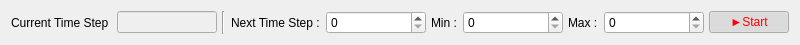
<?xml version="1.0" encoding="UTF-8"?>
<ui version="4.0">
 <class>TimeControl</class>
 <widget class="QWidget" name="TimeControl">
  <property name="geometry">
   <rect>
    <x>0</x>
    <y>0</y>
    <width>800</width>
    <height>45</height>
   </rect>
  </property>
  <property name="minimumSize">
   <size>
    <width>800</width>
    <height>45</height>
   </size>
  </property>
  <property name="maximumSize">
   <size>
    <width>1000</width>
    <height>45</height>
   </size>
  </property>
  <property name="windowTitle">
   <string>Form</string>
  </property>
  <layout class="QGridLayout" name="gridLayout">
   <item row="0" column="7" alignment="Qt::AlignLeft">
    <widget class="QLabel" name="label_3">
     <property name="text">
      <string>Max :</string>
     </property>
    </widget>
   </item>
   <item row="0" column="8" alignment="Qt::AlignLeft">
    <widget class="QSpinBox" name="limitMaxTimeStepSBox">
     <property name="minimumSize">
      <size>
       <width>100</width>
       <height>0</height>
      </size>
     </property>
     <property name="maximumSize">
      <size>
       <width>100</width>
       <height>16777215</height>
      </size>
     </property>
     <property name="maximum">
      <number>999999999</number>
     </property>
    </widget>
   </item>
   <item row="0" column="6" alignment="Qt::AlignLeft">
    <widget class="QSpinBox" name="limitMinTimeStepSBox">
     <property name="minimumSize">
      <size>
       <width>100</width>
       <height>0</height>
      </size>
     </property>
     <property name="maximumSize">
      <size>
       <width>100</width>
       <height>16777215</height>
      </size>
     </property>
     <property name="maximum">
      <number>999999999</number>
     </property>
    </widget>
   </item>
   <item row="0" column="9" alignment="Qt::AlignLeft">
    <widget class="QPushButton" name="playTogglePBtn">
     <property name="styleSheet">
      <string notr="true">QPushButton:checked {
	color: red;
}
QPushButton {
	color: blue;
}</string>
     </property>
     <property name="text">
      <string>►Start</string>
     </property>
     <property name="checkable">
      <bool>true</bool>
     </property>
     <property name="checked">
      <bool>true</bool>
     </property>
    </widget>
   </item>
   <item row="0" column="5" alignment="Qt::AlignLeft">
    <widget class="QLabel" name="label_2">
     <property name="text">
      <string>Min :</string>
     </property>
    </widget>
   </item>
   <item row="0" column="3" alignment="Qt::AlignLeft">
    <widget class="QLabel" name="label">
     <property name="text">
      <string>Next Time Step :</string>
     </property>
    </widget>
   </item>
   <item row="0" column="0" alignment="Qt::AlignLeft">
    <widget class="QLabel" name="label_4">
     <property name="text">
      <string>Current Time Step :</string>
     </property>
    </widget>
   </item>
   <item row="0" column="4" alignment="Qt::AlignLeft">
    <widget class="QSpinBox" name="timeStepSBox">
     <property name="minimumSize">
      <size>
       <width>100</width>
       <height>0</height>
      </size>
     </property>
     <property name="maximumSize">
      <size>
       <width>100</width>
       <height>16777215</height>
      </size>
     </property>
     <property name="maximum">
      <number>999999999</number>
     </property>
    </widget>
   </item>
   <item row="0" column="1" alignment="Qt::AlignLeft">
    <widget class="QLineEdit" name="lineEdit">
     <property name="enabled">
      <bool>false</bool>
     </property>
     <property name="minimumSize">
      <size>
       <width>100</width>
       <height>0</height>
      </size>
     </property>
     <property name="maximumSize">
      <size>
       <width>100</width>
       <height>16777215</height>
      </size>
     </property>
    </widget>
   </item>
   <item row="0" column="2">
    <widget class="Line" name="line">
     <property name="orientation">
      <enum>Qt::Vertical</enum>
     </property>
    </widget>
   </item>
  </layout>
 </widget>
 <resources/>
 <connections/>
</ui>
